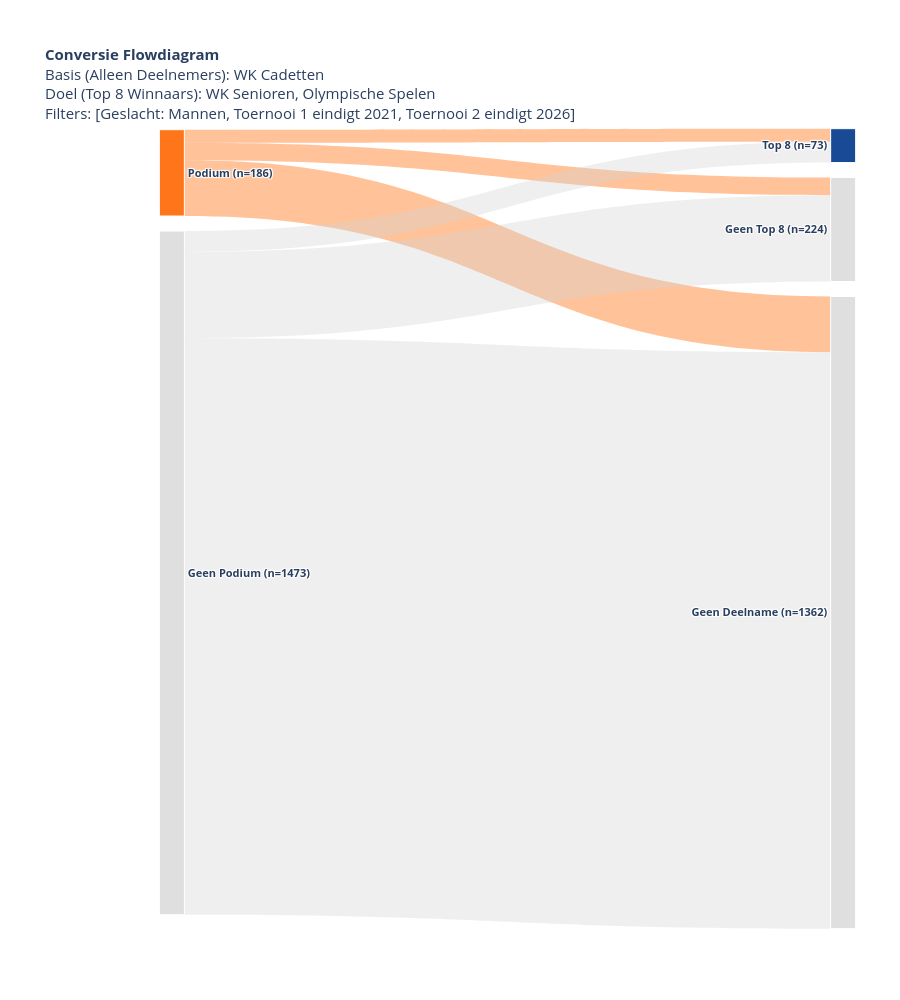
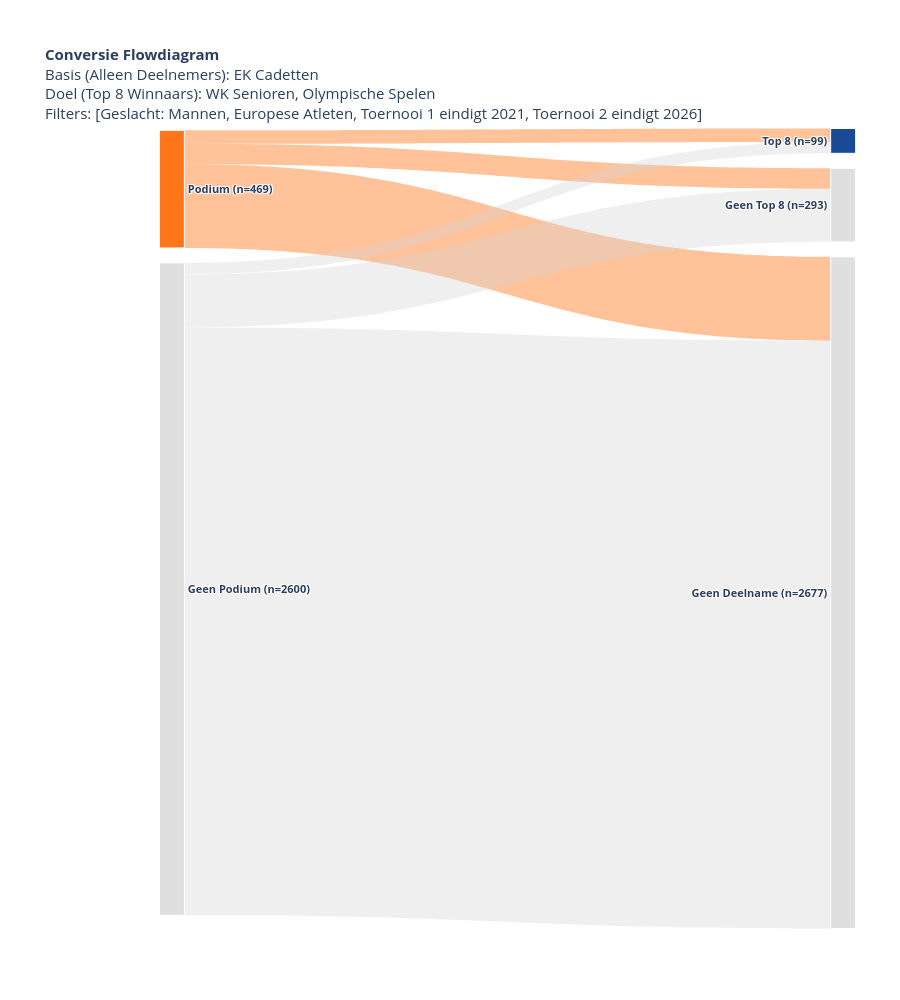
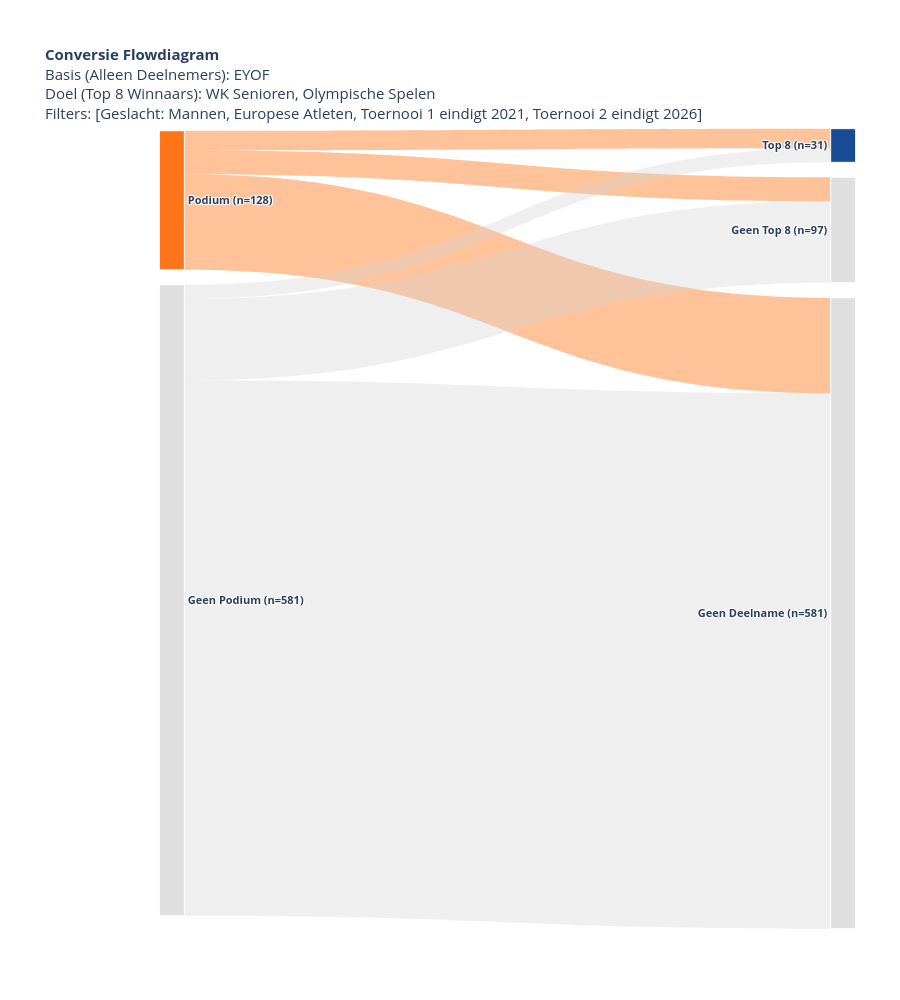
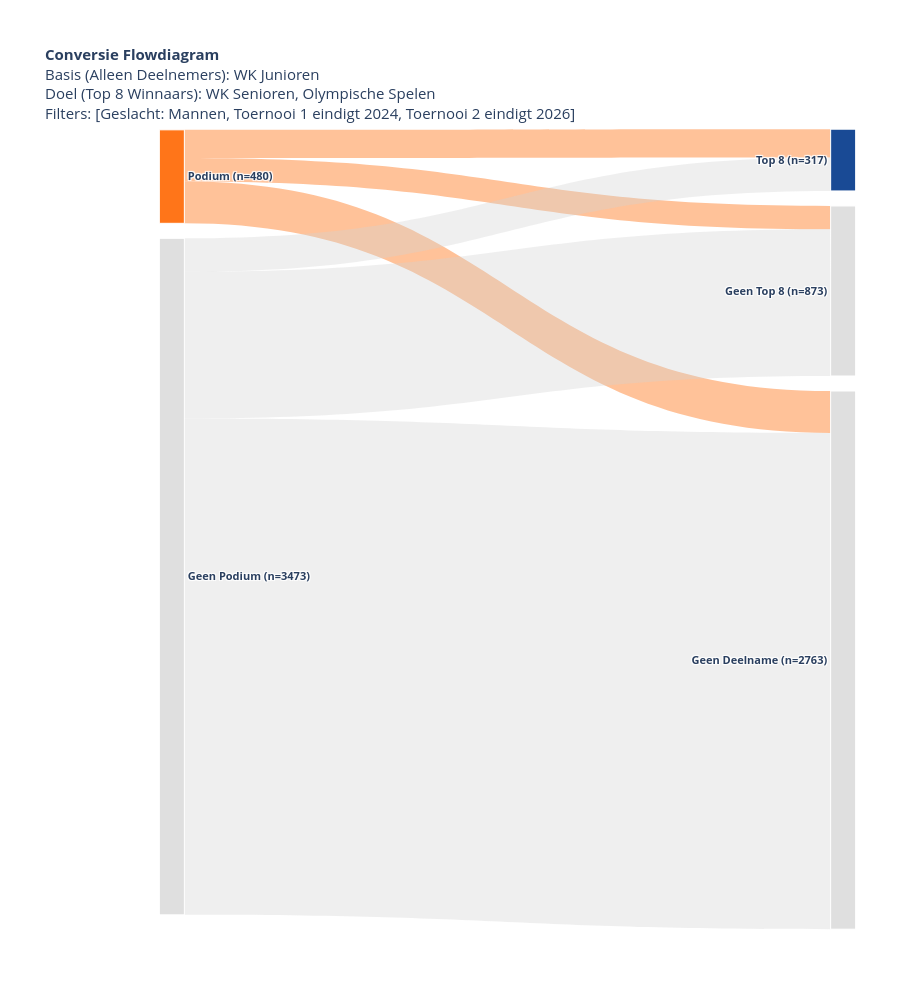

Source (notebook cell) for these figures, in order:
### Markdown cell above
## Herkomst / Conversie: WK Cadetten <=> WK/OS

### Code cell
# 1. Mannen - WK Cadetten
generate_conversion_sankey(
    df, 
    selected_A=['World Cadet Championships'], 
    selected_B=['World Senior Championships', 'Olympic Games'], 
    a_start_year=2009, a_end_year=2021, b_start_year=2009, b_end_year=2026, min_birth_year=None,
    european_only=False, grouping='podium', dutch_only=False, print_conversion_table=False,
    gender='Men', b_target='top8', plot_type='conversion',
    export_html_path=PLOTS_DIR / 'men_cadet_WC_flowdiagram_conversion.html'
)

# 2. Mannen - EK Cadetten
generate_conversion_sankey(
    df, 
    selected_A=['European Judo Championships Cadets'], 
    selected_B=['World Senior Championships', 'Olympic Games'], 
    a_start_year=2005, a_end_year=2021, b_start_year=2005, b_end_year=2026, min_birth_year=None,
    european_only=True, grouping='podium', dutch_only=False, print_conversion_table=False,
    gender='Men', b_target='top8', plot_type='conversion',
    export_html_path=PLOTS_DIR / 'men_cadet_EC_flowdiagram_conversion.html'
)

# 3. Mannen - EYOF
generate_conversion_sankey(
    df, 
    selected_A=['EYOF'], 
    selected_B=['World Senior Championships', 'Olympic Games'], 
    a_start_year=2013, a_end_year=2021, b_start_year=2013, b_end_year=2026, min_birth_year=None,
    european_only=True, grouping='podium', dutch_only=False, print_conversion_table=False,
    gender='Men', b_target='top8', plot_type='conversion',
    export_html_path=PLOTS_DIR / 'men_EYOF_flowdiagram_conversion.html'
)

# 4. Mannen - WK Junioren
generate_conversion_sankey(
    df, 
    selected_A=['World Junior Championships'], 
    selected_B=['World Senior Championships', 'Olympic Games'], 
    a_start_year=2000, a_end_year=2024, b_start_year=2000, b_end_year=2026, min_birth_year=None,
    european_only=False, grouping='podium', dutch_only=False, print_conversion_table=False,
    gender='Men', b_target='top8', plot_type='conversion',
    export_html_path=PLOTS_DIR / 'men_junior_WC_flowdiagram_conversion.html'
)

# 5. Mannen - EK Junioren
generate_conversion_sankey(
    df, 
    selected_A=['European Judo Championships Juniors'], 
    selected_B=['World Senior Championships', 'Olympic Games'], 
    a_start_year=2004, a_end_year=2024, b_start_year=2004, b_end_year=2026, min_birth_year=None,
    european_only=True, grouping='podium', dutch_only=False, print_conversion_table=False,
    gender='Men', b_target='top8', plot_type='conversion',
    export_html_path=PLOTS_DIR / 'men_junior_EC_flowdiagram_conversion.html'
)

### Figure 1 — Plotly figure (JSON) as saved in the notebook; plotly's stock layout.template omitted (floating-point values rounded to 4 significant figures)
{"data": [{"arrangement": "snap", "link": {"color": ["rgba(255, 102, 0, 0.4)", "rgba(255, 102, 0, 0.4)", "rgba(255, 102, 0, 0.4)", "rgba(210, 210, 210, 0.35)", "rgba(210, 210, 210, 0.35)", "rgba(210, 210, 210, 0.35)"], "customdata": ["Conversie: 15.1%<br>Gem. Tijd: 6.5 jr", "Conversie: 20.4%<br>Gem. Tijd: 5.1 jr", "Conversie: 64.5%<br>Gem. Tijd: N.v.t.", "Conversie: 3.1%<br>Gem. Tijd: 7.6 jr", "Conversie: 12.6%<br>Gem. Tijd: 5.2 jr", "Conversie: 84.3%<br>Gem. Tijd: N.v.t."], "hovertemplate": "%{source.label} → %{target.label}<br>Aantal Atleten: %{value}<br>%{customdata}<extra></extra>", "source": [0, 0, 0, 1, 1, 1], "target": [2, 3, 4, 2, 3, 4], "value": [28, 38, 120, 45, 186, 1242]}, "node": {"color": ["rgba(255, 102, 0, 0.9)", "rgba(210, 210, 210, 0.7)", "rgba(0, 55, 138, 0.9)", "rgba(210, 210, 210, 0.7)", "rgba(210, 210, 210, 0.7)"], "hovertemplate": "%{label}<extra></extra>", "label": ["<b>Podium (n=186)</b>", "<b>Geen Podium (n=1473)</b>", "<b>Top 8 (n=73)</b>", "<b>Geen Top 8 (n=224)</b>", "<b>Geen Deelname (n=1362)</b>"], "line": {"color": "white", "width": 1}, "pad": 15, "thickness": 25, "x": [0.01, 0.01, 0.99, 0.99, 0.99], "y": [0.06606, 0.5661, 0.032, 0.1215, 0.5995]}, "type": "sankey"}], "layout": {"font": {"family": "HK Grotesk, Open Sans, sans-serif", "size": 11}, "height": 1000, "margin": {"l": 165, "r": 50, "t": 120}, "title": {"text": "<b>Conversie Flowdiagram</b><br>Basis (Alleen Deelnemers): WK Cadetten<br>Doel (Top 8 Winnaars): WK Senioren, Olympische Spelen<br>Filters: [Geslacht: Mannen, Toernooi 1 eindigt 2021, Toernooi 2 eindigt 2026]"}}}

### Figure 2 — Plotly figure (JSON) as saved in the notebook; plotly's stock layout.template omitted (floating-point values rounded to 4 significant figures)
{"data": [{"arrangement": "snap", "link": {"color": ["rgba(255, 102, 0, 0.4)", "rgba(255, 102, 0, 0.4)", "rgba(255, 102, 0, 0.4)", "rgba(210, 210, 210, 0.35)", "rgba(210, 210, 210, 0.35)", "rgba(210, 210, 210, 0.35)"], "customdata": ["Conversie: 11.5%<br>Gem. Tijd: 7.1 jr", "Conversie: 17.3%<br>Gem. Tijd: 5.2 jr", "Conversie: 71.2%<br>Gem. Tijd: N.v.t.", "Conversie: 1.7%<br>Gem. Tijd: 8.3 jr", "Conversie: 8.2%<br>Gem. Tijd: 6.2 jr", "Conversie: 90.1%<br>Gem. Tijd: N.v.t."], "hovertemplate": "%{source.label} → %{target.label}<br>Aantal Atleten: %{value}<br>%{customdata}<extra></extra>", "source": [0, 0, 0, 1, 1, 1], "target": [2, 3, 4, 2, 3, 4], "value": [54, 81, 334, 45, 212, 2343]}, "node": {"color": ["rgba(255, 102, 0, 0.9)", "rgba(210, 210, 210, 0.7)", "rgba(0, 55, 138, 0.9)", "rgba(210, 210, 210, 0.7)", "rgba(210, 210, 210, 0.7)"], "hovertemplate": "%{label}<extra></extra>", "label": ["<b>Podium (n=469)</b>", "<b>Geen Podium (n=2600)</b>", "<b>Top 8 (n=99)</b>", "<b>Geen Top 8 (n=293)</b>", "<b>Geen Deelname (n=2677)</b>"], "line": {"color": "white", "width": 1}, "pad": 15, "thickness": 25, "x": [0.01, 0.01, 0.99, 0.99, 0.99], "y": [0.08641, 0.5864, 0.02613, 0.08999, 0.5739]}, "type": "sankey"}], "layout": {"font": {"family": "HK Grotesk, Open Sans, sans-serif", "size": 11}, "height": 1000, "margin": {"l": 165, "r": 50, "t": 120}, "title": {"text": "<b>Conversie Flowdiagram</b><br>Basis (Alleen Deelnemers): EK Cadetten<br>Doel (Top 8 Winnaars): WK Senioren, Olympische Spelen<br>Filters: [Geslacht: Mannen, Europese Atleten, Toernooi 1 eindigt 2021, Toernooi 2 eindigt 2026]"}}}

### Figure 3 — Plotly figure (JSON) as saved in the notebook; plotly's stock layout.template omitted (floating-point values rounded to 4 significant figures)
{"data": [{"arrangement": "snap", "link": {"color": ["rgba(255, 102, 0, 0.4)", "rgba(255, 102, 0, 0.4)", "rgba(255, 102, 0, 0.4)", "rgba(210, 210, 210, 0.35)", "rgba(210, 210, 210, 0.35)", "rgba(210, 210, 210, 0.35)"], "customdata": ["Conversie: 14.1%<br>Gem. Tijd: 7.1 jr", "Conversie: 17.2%<br>Gem. Tijd: 4.5 jr", "Conversie: 68.8%<br>Gem. Tijd: N.v.t.", "Conversie: 2.2%<br>Gem. Tijd: 7.1 jr", "Conversie: 12.9%<br>Gem. Tijd: 5.5 jr", "Conversie: 84.9%<br>Gem. Tijd: N.v.t."], "hovertemplate": "%{source.label} → %{target.label}<br>Aantal Atleten: %{value}<br>%{customdata}<extra></extra>", "source": [0, 0, 0, 1, 1, 1], "target": [2, 3, 4, 2, 3, 4], "value": [18, 22, 88, 13, 75, 493]}, "node": {"color": ["rgba(255, 102, 0, 0.9)", "rgba(210, 210, 210, 0.7)", "rgba(0, 55, 138, 0.9)", "rgba(210, 210, 210, 0.7)", "rgba(210, 210, 210, 0.7)"], "hovertemplate": "%{label}<extra></extra>", "label": ["<b>Podium (n=128)</b>", "<b>Geen Podium (n=581)</b>", "<b>Top 8 (n=31)</b>", "<b>Geen Top 8 (n=97)</b>", "<b>Geen Deelname (n=581)</b>"], "line": {"color": "white", "width": 1}, "pad": 15, "thickness": 25, "x": [0.01, 0.01, 0.99, 0.99, 0.99], "y": [0.1003, 0.6003, 0.03186, 0.1221, 0.6003]}, "type": "sankey"}], "layout": {"font": {"family": "HK Grotesk, Open Sans, sans-serif", "size": 11}, "height": 1000, "margin": {"l": 165, "r": 50, "t": 120}, "title": {"text": "<b>Conversie Flowdiagram</b><br>Basis (Alleen Deelnemers): EYOF<br>Doel (Top 8 Winnaars): WK Senioren, Olympische Spelen<br>Filters: [Geslacht: Mannen, Europese Atleten, Toernooi 1 eindigt 2021, Toernooi 2 eindigt 2026]"}}}

### Figure 4 — Plotly figure (JSON) as saved in the notebook; plotly's stock layout.template omitted (floating-point values rounded to 4 significant figures)
{"data": [{"arrangement": "snap", "link": {"color": ["rgba(255, 102, 0, 0.4)", "rgba(255, 102, 0, 0.4)", "rgba(255, 102, 0, 0.4)", "rgba(210, 210, 210, 0.35)", "rgba(210, 210, 210, 0.35)", "rgba(210, 210, 210, 0.35)"], "customdata": ["Conversie: 30.2%<br>Gem. Tijd: 4.0 jr", "Conversie: 25.0%<br>Gem. Tijd: 2.8 jr", "Conversie: 44.8%<br>Gem. Tijd: N.v.t.", "Conversie: 5.0%<br>Gem. Tijd: 5.5 jr", "Conversie: 21.7%<br>Gem. Tijd: 3.6 jr", "Conversie: 73.4%<br>Gem. Tijd: N.v.t."], "hovertemplate": "%{source.label} → %{target.label}<br>Aantal Atleten: %{value}<br>%{customdata}<extra></extra>", "source": [0, 0, 0, 1, 1, 1], "target": [2, 3, 4, 2, 3, 4], "value": [145, 120, 215, 172, 753, 2548]}, "node": {"color": ["rgba(255, 102, 0, 0.9)", "rgba(210, 210, 210, 0.7)", "rgba(0, 55, 138, 0.9)", "rgba(210, 210, 210, 0.7)", "rgba(210, 210, 210, 0.7)"], "hovertemplate": "%{label}<extra></extra>", "label": ["<b>Podium (n=480)</b>", "<b>Geen Podium (n=3473)</b>", "<b>Top 8 (n=317)</b>", "<b>Geen Top 8 (n=873)</b>", "<b>Geen Deelname (n=2763)</b>"], "line": {"color": "white", "width": 1}, "pad": 15, "thickness": 25, "x": [0.01, 0.01, 0.99, 0.99, 0.99], "y": [0.07071, 0.5707, 0.0501, 0.2006, 0.6605]}, "type": "sankey"}], "layout": {"font": {"family": "HK Grotesk, Open Sans, sans-serif", "size": 11}, "height": 1000, "margin": {"l": 165, "r": 50, "t": 120}, "title": {"text": "<b>Conversie Flowdiagram</b><br>Basis (Alleen Deelnemers): WK Junioren<br>Doel (Top 8 Winnaars): WK Senioren, Olympische Spelen<br>Filters: [Geslacht: Mannen, Toernooi 1 eindigt 2024, Toernooi 2 eindigt 2026]"}}}
